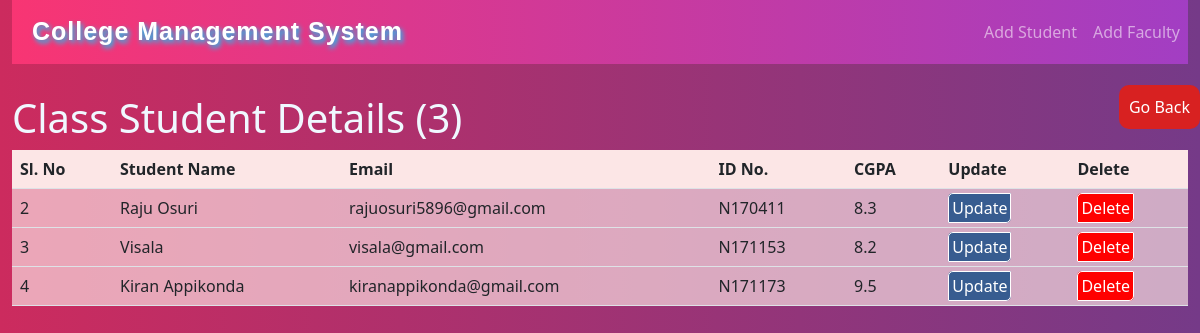
/class/4, run on the app's committed database.
### students/models.py (models this page shows, shortened)
class Student(models.Model):
    classname = models.ForeignKey(Class, on_delete=models.CASCADE)
    stud_name = models.CharField(max_length=50)
    idnum = models.CharField(max_length=10)
    email = models.EmailField()
    cgpa = models.FloatField()

### students/views.py (the view)
# urls.py: path('class/<int:id>', views.viewclass),
def viewclass(request, id):
    clas = models.Class.objects.get(id=id)
    students = models.Student.objects.all()
    studcount = models.Student.objects.filter(classname = clas).count()
    context = {
        'students':students,
        'class' : clas,
        'count' : studcount,
    }
    return render(request, 'class.html', context)

### templates/class.html (shortened to what this page needs)
{% load static %}
<html lang="en">
  <head>
    <link
      rel="stylesheet"
      href="{% static 'bootstrap/css/bootstrap.min.css' %}"
    />
    <link rel="stylesheet" href="{% static 'style.css' %}" />
  </head>
  <body>
    <div class="container-fluid">
      <nav class="navbar navbar-expand-lg navbar-dark">
        <a href="" class="navbar-brand">College Management System</a>
        <ul class="navbar-nav ms-auto mb-2 mb-lg-0">
          <li class="nav-item">
            <a href="addstudent/{{ class.id }}" class="nav-link">Add Student</a>
          </li>
          <li class="nav-item">
            <a href="addfaculty" class="nav-link">Add Faculty</a>
          </li>
        </ul>
      </nav>
      <div class="row">
      <h1 class="indexHeads col">Class Student Details ({{ count }})</h1>
      <button class="backbtn col-2"><a href="/index" class="backlink">Go Back</a></button>
    </div>
      <table class="table table-hover">
        <thead class="theadbg">
          <tr>
            <th>Sl. No</th>
            <th>Student Name</th>
            <th>Email</th>
            <th>ID No.</th>
            <th>CGPA</th>
            <th>Update</th>
            <th>Delete</th>
          </tr>
        </thead>
        <tbody class="tbodybg">
          {% for student in students %}
          {% if student.classname.classname == class.classname %}
          <tr>
            <td>{{ forloop.counter }}</td>
            <td>{{ student.stud_name }}</td>
            <td>{{ student.email }}</td>
            <td>{{ student.idnum }}</td>
            <td>{{ student.cgpa }}</td>
            <td><a href="update/{{ student.id }}" class="update">Update</a></td>
            <td><a href="delete/{{ student.id }}" class="delete">Delete</a></td>
          </tr>
          {% endif %}
          {% endfor %}
        </tbody>
      </table>
    </div>
  </body>
</html>

### static/style.css (style rules this page uses)
body { background-image: linear-gradient(90deg, #cc2b5e, #753a88); background-size: cover; background-attachment: fixed; }
.theadbg { background-color: rgb(252, 230, 230); }
.tbodybg { background-color: rgba(252, 230, 230, 0.664); }
.indexHeads { color: aliceblue; margin-top: 30px; }
.backbtn { background-color: rgb(216, 33, 33); border: none; border-radius: 10px; width: fit-content; height: fit-content; margin-left: 20%; margin: auto; padding: 10px; }
.backlink { color: white; text-decoration: none; }
.update { border-radius: 5px 0px; border: 0.5px solid rgb(255, 255, 255); background-color: #375c90; padding: 3px; color: rgb(255, 255, 255); text-decoration: none; }
.delete { background-color: rgb(255, 0, 0); border-radius: 5px 0px; border: 0.5px solid rgb(255, 255, 255); padding: 3px; color: rgb(255, 255, 255); text-decoration: none; }
.navbar { background-image: linear-gradient(90deg, #f83573, #a23ec3); }
.navbar-brand { padding-left: 20px; font-weight: bold; font-family:Arial, Helvetica, sans-serif; font-size: 25px; letter-spacing: 1px; text-shadow: 2px 3px 5px rgb(0, 208, 255); }

### data on the page
Student: stud_name "Raju Osuri", email "rajuosuri5896@gmail.com", idnum "N170411", cgpa "8.3"
Student: stud_name "Visala", email "visala@gmail.com", idnum "N171153", cgpa "8.2"
Student: stud_name "Kiran Appikonda", email "kiranappikonda@gmail.com", idnum "N171173", cgpa "9.5"

### other printed values
{{ count }} "3"
